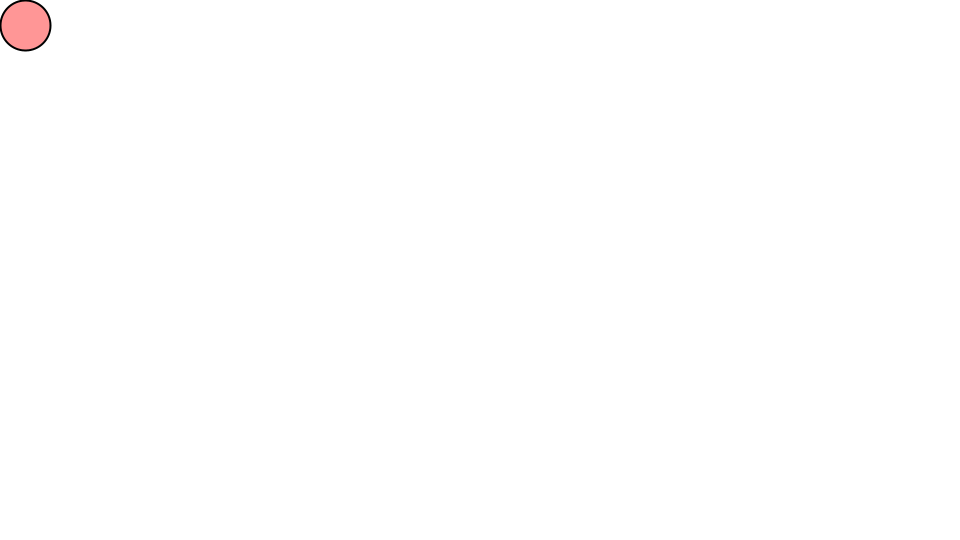
Frame 1 (no input)
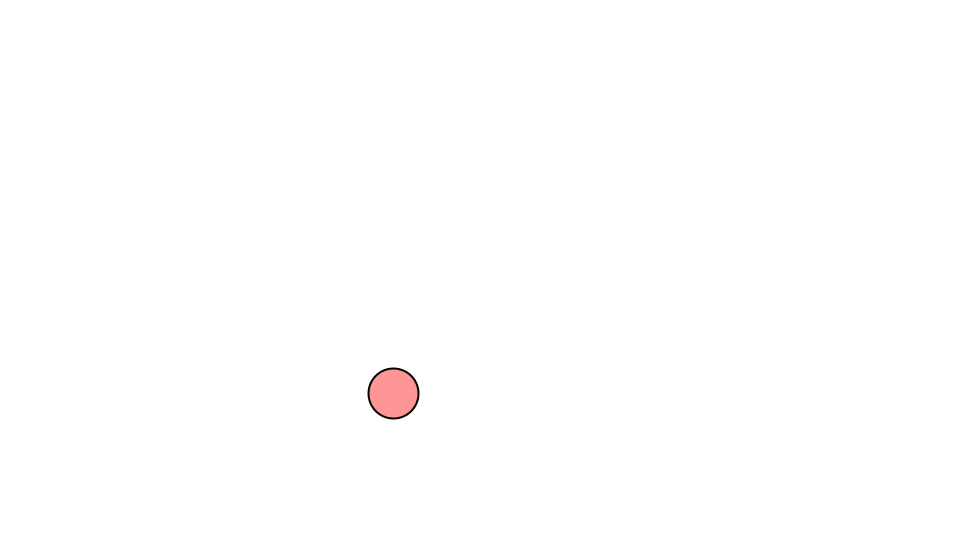
Frame 60 (the mouse pressed at the canvas centre just before this capture)
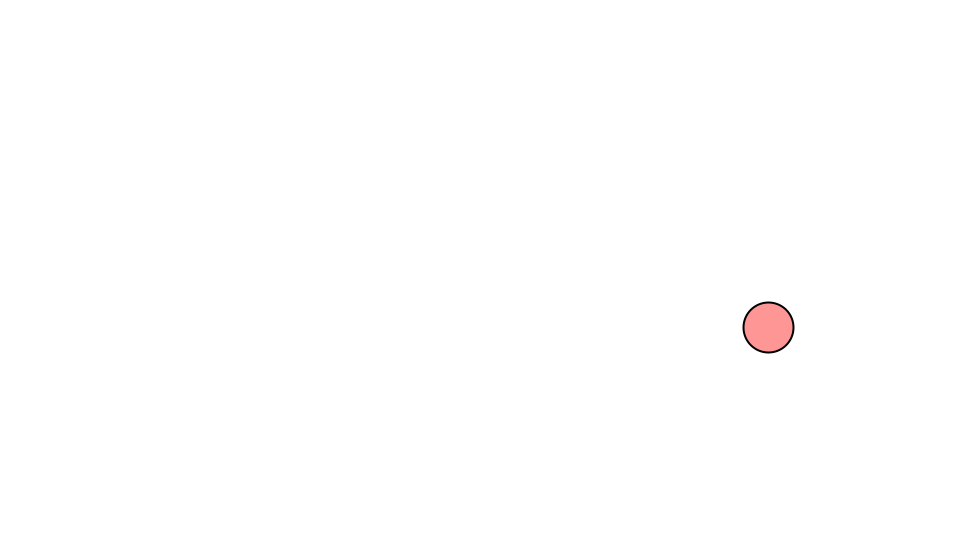
Frame 120 (the mouse held since frame 60 and released just before this capture)

The Processing sketch that drew these frames (run headless with seeded random() and noise(); from frame 60 on, the mouse is pressed at the canvas centre):

// Processing sketch: First
// ── First.pde
int r = 25;
float x, y;
float vx, vy;
float damp = 0.75;

void setup() {
  size(960, 540);
  x = r;
  y = r;
  vx = 6.25;
  vy = 6.25;
}

void draw() {
  background(255);
  stroke(0);
  strokeWeight(2);
  fill(255, 150, 150);
  circle(x, y, 2*r);
  
  x += vx;
  y += vy;
  
  reflectOffEdges();
}

void reflectOffEdges(){
  if(x < r){
    vx *= (-1)*damp;
    x = r;
  }
   if(x > width-r){
    vx *= (-1)*damp;
    x = width-r;
  }
   if(y < r){
    vy *= (-1)*damp;
    y = r;
  }
   if(y > height-r){
    vy *= (-1)*damp;
    y = height-r;
  }
}
